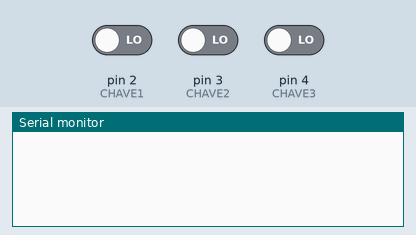
Recording of a sketch running on a simulated Arduino Uno, built with avr-gcc and run on an emulated ATmega328P. On the bench: the last lines printed to the serial monitor. Inputs (shaded band) come from the test bench; at power-on: pin 2 (CHAVE1) LOW, pin 3 (CHAVE2) LOW, pin 4 (CHAVE3) LOW.

Above: at 1.2 s.
1.3 s: pin 2 (CHAVE1) driven HIGH
At 2.5 s:
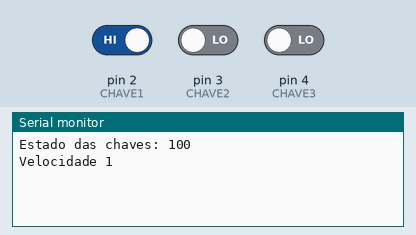
2.9 s: pin 2 (CHAVE1) driven LOW
At 3.8 s:
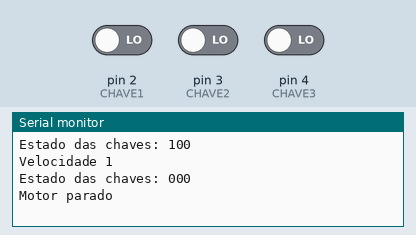
4.5 s: pin 3 (CHAVE2) driven HIGH
At 5.0 s:
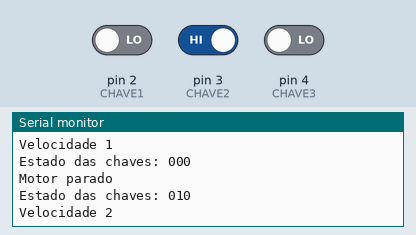
6.0 s: pin 4 (CHAVE3) driven HIGH
At 7.2 s:
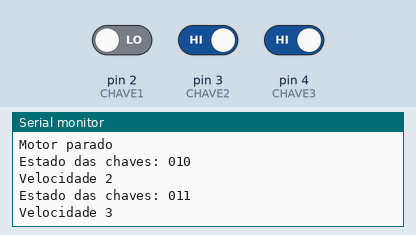
7.5 s: pin 3 (CHAVE2) driven LOW
At 8.5 s:
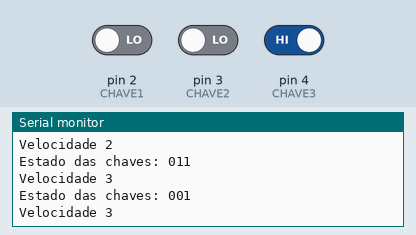
Timing chart, 0 to 10.0 s (numbered marks = the images above; inputs shaded):
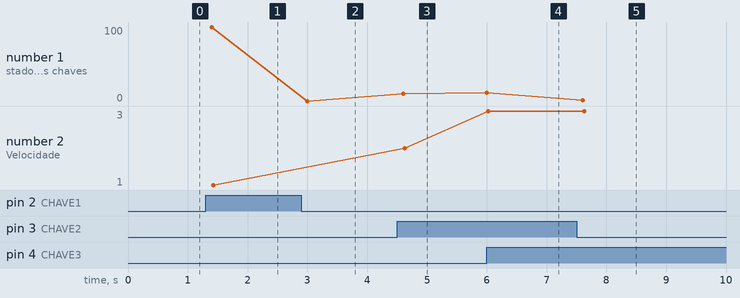

The sketch:

hibrido_PWM.ino
```cpp
#include "asmfunc.h"

#define CHAVE1 2
#define CHAVE2 3
#define CHAVE3 4

typedef struct chaves {
  int b1, b2, b3;
} Chaves;

Chaves atual;
Chaves prev;

void setup() {
  Serial.begin(9600);

  pinMode(CHAVE1, INPUT);
  pinMode(CHAVE2, INPUT);
  pinMode(CHAVE3, INPUT);

  _setup_pwm();
}

void loop() {
  atual.b1 = digitalRead(CHAVE1);
  atual.b2 = digitalRead(CHAVE2);
  atual.b3 = digitalRead(CHAVE3);

  if (atual.b1 != prev.b1 || atual.b2 != prev.b2 || atual.b3 != prev.b3) {
    Serial.print("Estado das chaves: ");
    Serial.print(atual.b1);
    Serial.print(atual.b2);
    Serial.println(atual.b3);

    if (atual.b3 == HIGH) {
      Serial.println("Velocidade 3");
      _vel3();
    } else if (atual.b2 == HIGH) {
      Serial.println("Velocidade 2");
      _vel2();
    } else if (atual.b1 == HIGH) {
      Serial.println("Velocidade 1");
      _vel1();
    } else {
      Serial.println("Motor parado");
      _stop();
    }
  }

  prev = atual;

  delay(200);
}
```

asmfunc.h
```cpp
extern "C" {
  void _setup_pwm(void);
  void _vel1(void);
  void _vel2(void);
  void _vel3(void);
  void _stop(void);
}
```

Measured:
- after the input at 1.3 s, the serial monitor: prints a new line after 0.10 s (image 1)
- after the input at 2.9 s, the serial monitor: prints a new line after 0.10 s (image 2)
- after the input at 4.5 s, the serial monitor: prints a new line after 0.10 s (image 3)
- after the input at 6.0 s, the serial monitor: prints a new line at once (image 4)
- after the input at 7.5 s, the serial monitor: prints a new line after 0.10 s (image 5)
- plotted number 1: 100 → 0 after the input at 2.9 s, 0 → 10 after the input at 4.5 s, 10 → 11 after the input at 6.0 s, 11 → 1 after the input at 7.5 s
- plotted number 2: 1 → 2 after the input at 4.5 s, 2 → 3 after the input at 6.0 s
